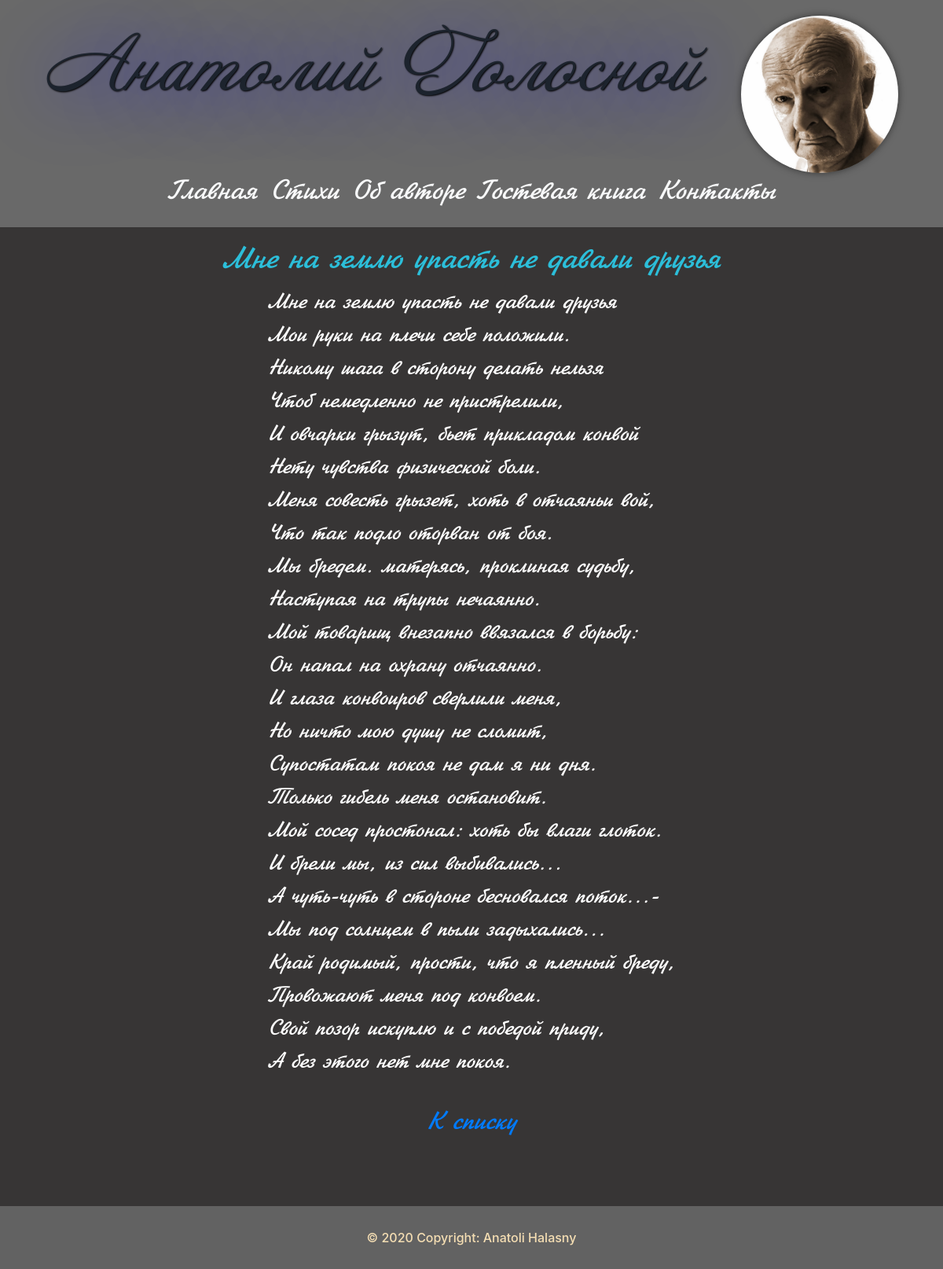
Page /28 on the committed database.
### tables this page shows
CREATE TABLE verses(
id INTEGER PRIMARY KEY AUTOINCREMENT,
title TEXT NOT NULL,
content TEXT NOT NULL
);

### app.py (the view)
@app.route('/<int:verse_id>')
def verse(verse_id):
    verse = get_verse(verse_id)
    return render_template('verse.html', verse=verse)

### app.py (called while the page is built)
def get_db_connection():
    conn = sqlite3.connect('database.db')
    conn.row_factory = sqlite3.Row
    return conn

def get_verse(verse_id):
    conn = get_db_connection()
    verse = conn.execute('SELECT * FROM verses WHERE id = ?', (verse_id,)).fetchone()
    conn.close()
    if verse is None:
        abort(404)
    return verse

### templates/verse.html
{% extends 'base.html' %}
{% block content %}
    <h2>{% block title %}{{ verse['title'] }}{% endblock %}</h2>
    <div class="verse_content">
        <p class="main-verse">{{ verse['content'] }}</p>
    </div>
    <p class="list"><a href="{{ '/verses' }}">К списку</a></p>
{% endblock %}

### static/css/style.css (style rules this page uses)
* { margin: 0; padding: 0; }
body { background-color: #373535; min-height: 100%; position: relative; }
.verse_content { display: flex; justify-content: center; }
.main-verse { text-align: left; font-size: 28px; font-weight: 500; font-family: Jikharev, serif; color: white; white-space: pre-wrap; }
h2 { color: #2cbed9; text-align: center; margin-top: 20px; font-family: Jikharev, serif; font-size: 40px; }
.list { color: #ecc5c5; text-align: center; margin-top: 16px; font-family: Jikharev, serif; font-size: 33px; }

### rows in the picture
verses: title "Мне на землю упасть не давали друзья", content "Мне на землю упасть не давали друзья Мои руки на плечи себе положили. Никому шага в сторону делать нельзя Чтоб немедленно не пристрелили, И овчарки грызут, бьет прикладом конвой Нету чувства физической боли. Меня совесть грызет, хоть в отчаяньи вой, Что так подло оторван от боя. Мы бредем. матерясь, проклиная судьбу, Наступая на трупы нечаянно. Мой товарищ внезапно ввязался в борьбу: Он напал на охрану отчаянно. И глаза конвоиров сверлили меня, Но ничто мою душу не сломит, Супостатам покоя не дам я ни дня. Только гибель меня остановит. Мой сосед простонал: хоть бы влаги глоток. И брели мы, из сил выбивались... А чуть-чуть в стороне бесновался поток...- Мы под солнцем в пыли задыхались...…"
